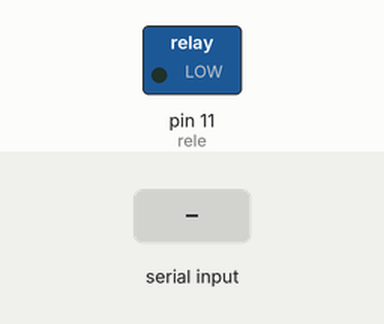
Simulated run of this sketch. Board: Arduino Uno, built with avr-gcc and run on an emulated ATmega328P. On the bench: switched loads named in the sketch (green lamp = pin HIGH). The test bench sets the inputs (shaded band).

Above: at 1.2 s.
1.3 s: "1\n" received over Serial
At 2.7 s:
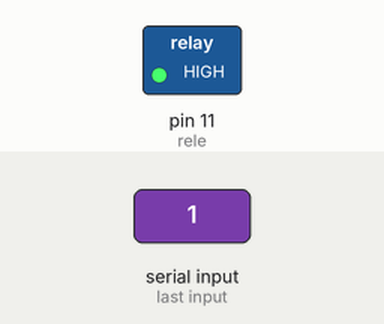
Timing chart, 0 to 5.8 s (numbered marks = the images above; inputs shaded):
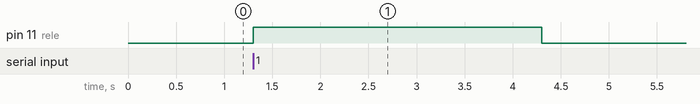

Measured:
- after the input at 1.3 s, pin 11 (rele): LOW → HIGH at once, → LOW 3.0 s later

The sketch:

Relay.ino
```cpp
const int rele = 11;

/***   Setup  ***/
void setup() {
  Serial.begin(9600);
    pinMode(rele,OUTPUT);
}

/***   Loop  ***/
void loop() {
    int data = Serial.parseInt();
    if (data == 1){
      digitalWrite(rele, HIGH);
      delay(2000);
    }
    else{
      digitalWrite(rele, LOW);
    }

}
```
